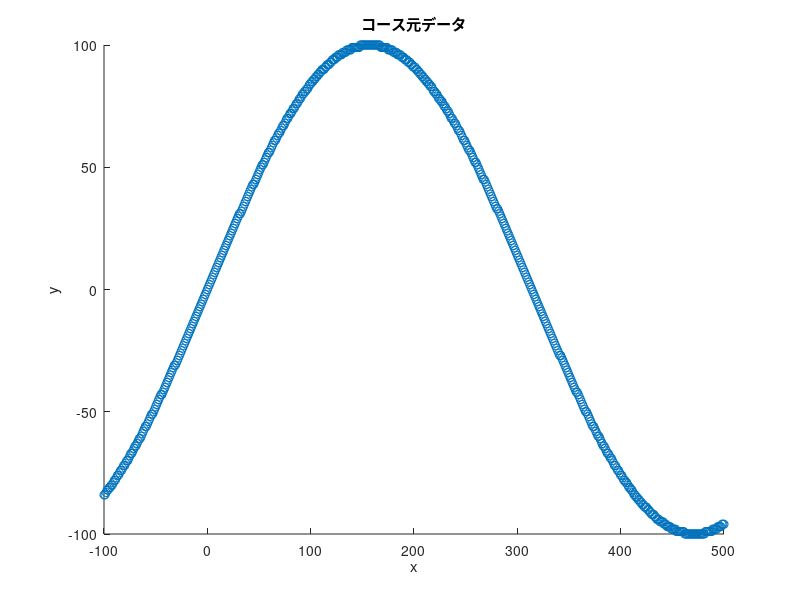
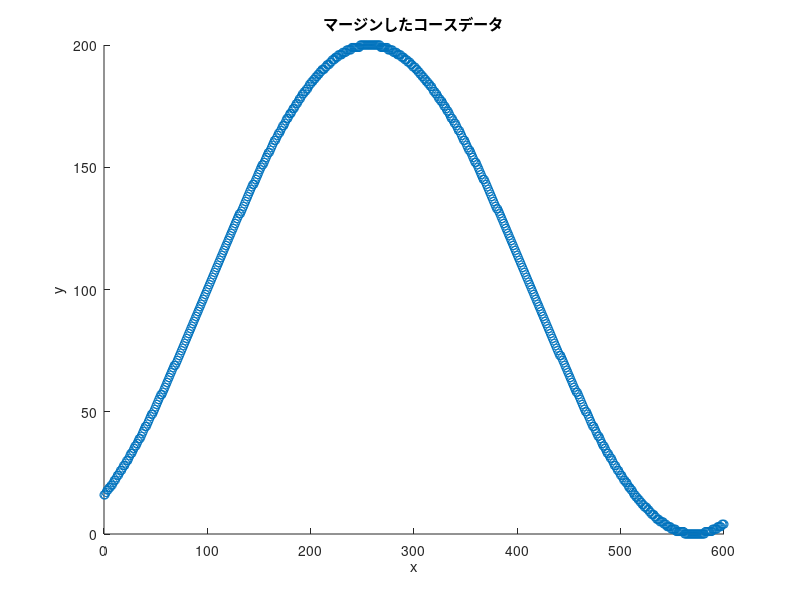

Source code (MATLAB) for these figures, in order: (Note: this script raises an error after producing the figures.)
%% 前処理
clc
clf
clear

% --------------コースデータ用意-----------------%
course_x = round(-100 : 1 : 500); %cm
course_y = round(sin(course_x/100) * 100); %cm
% course = [[0, 1, 2, 3, 4, 5]; [0, 0, 1, 1, 2, 2]];

figure(1)
scatter(course_x, course_y)
title('コース元データ')
xlabel('x')
ylabel('y')

% ------------------正の整数にするためにマージンをとる---------------- %
min_x = min(course_x);
min_y = min(course_y);
if min_x < 0
    mergin_x = linspace(abs(min_x), abs(min_x), length(course_x));
    course_x = course_x + mergin_x;
end
if min_y < 0
    mergin_y = linspace(abs(min_y), abs(min_y), length(course_y));
    course_y = course_y + mergin_y;
end

course = [course_x; course_y];

figure(2)
scatter(course(1, :), course(2, :))
title('マージンしたコースデータ')
xlabel('x')
ylabel('y')

% -------------------マップ作成--------------------%
expantion = round(10); %cm 膨張させる大きさ
map = Map(course, expantion);

figure(3)
heatmap(map.binary_grid)
title('バイナリマップ')
xlabel('x')
ylabel('y')

%% 計算
% -----------A star開始------------ %

map.grid(map.start(1) + 1, map.start(2) + 1).h_cost = getHcost(map.start, map.goal);




function cost = getHcost(node_pos, goal_pos)
    cost = goal_pos(1) - node_pos(1) + goal_pos(2) - node_pos(2);
end


















